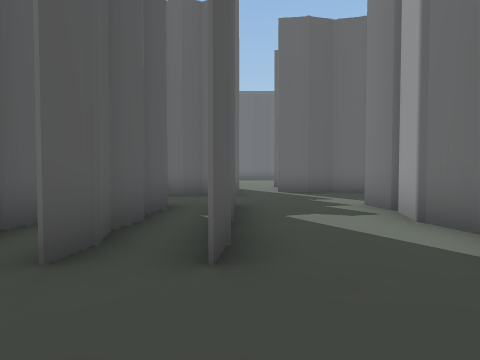
View 1 (above)

24 first-person views from a walk through a scene from a Unity 3-D project. The camera is 1.4 m above the floor, tilts 2° down and sees 75° across. The floor is counted in squares, 2 m on a side. Each view is taken from the middle of a square. On the plan, view 1 faces up. The plan holds only what a view shows up to about 10 squares ahead; the rest is blank. The place goes on beyond the plan.

View 2
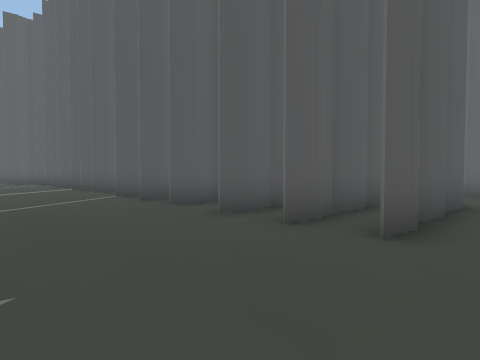

View 3
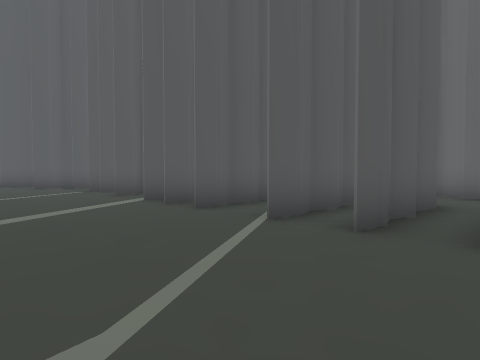

View 4
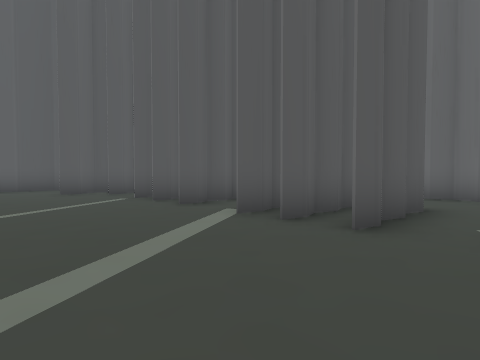

View 5
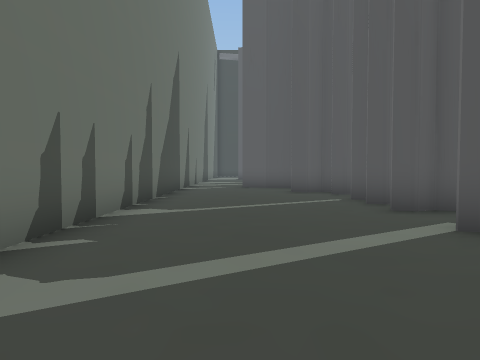

View 6
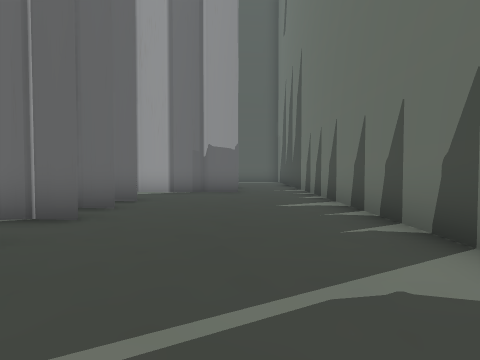

View 7
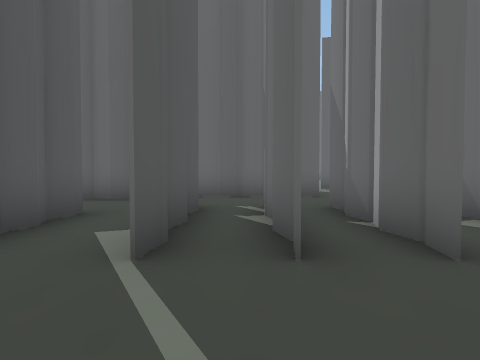

View 8
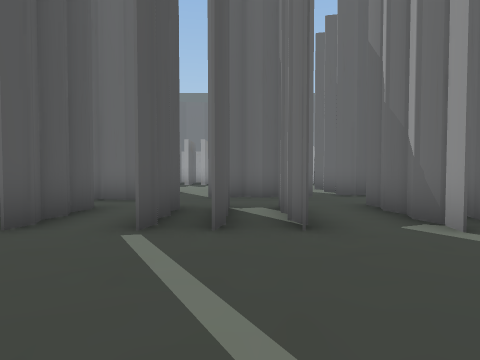

View 9
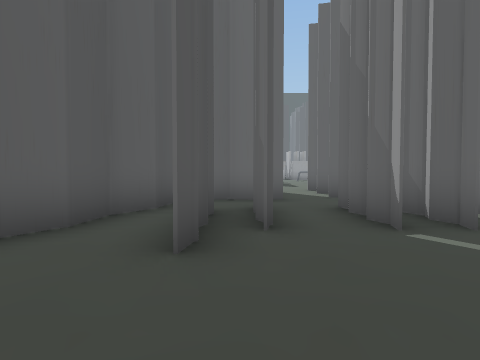

View 10
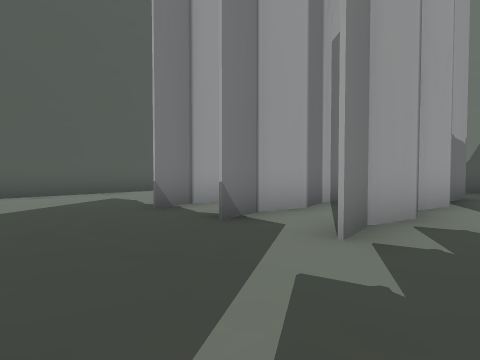

View 11
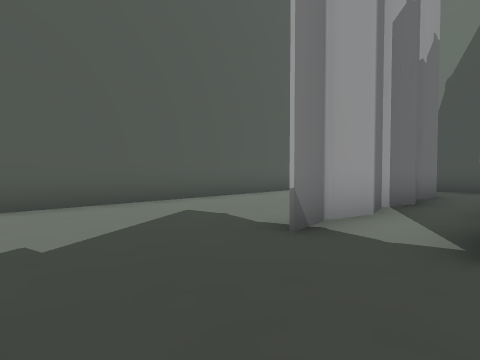

View 12
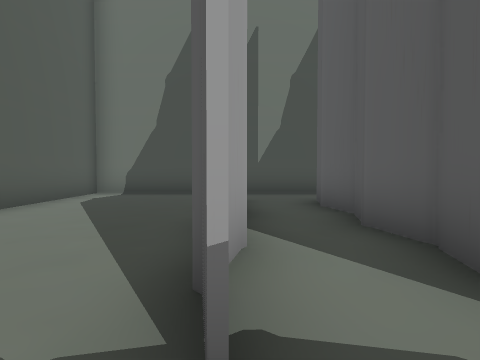

View 13
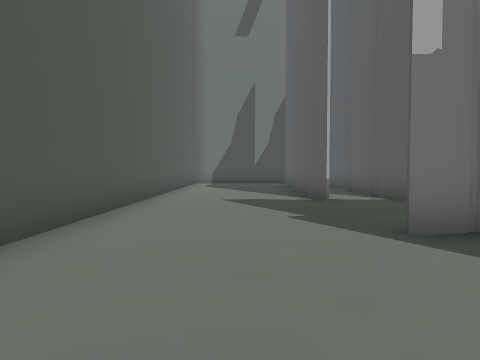

View 14
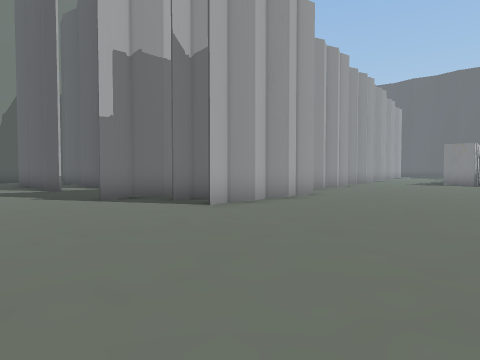

View 15
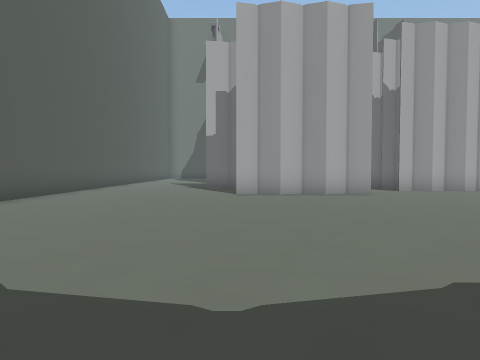

View 16
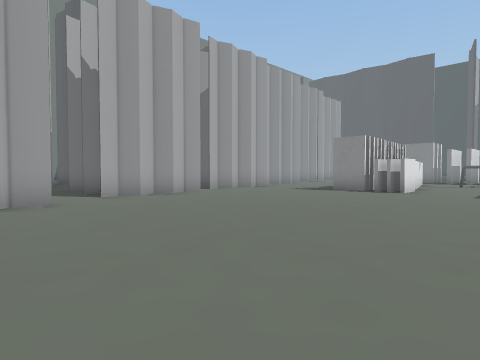

View 17
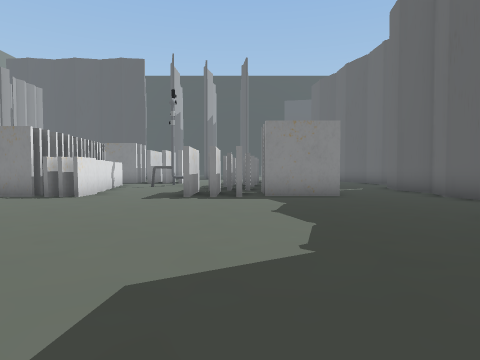

View 18
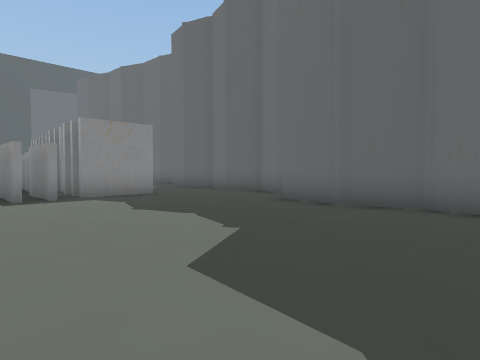

View 19
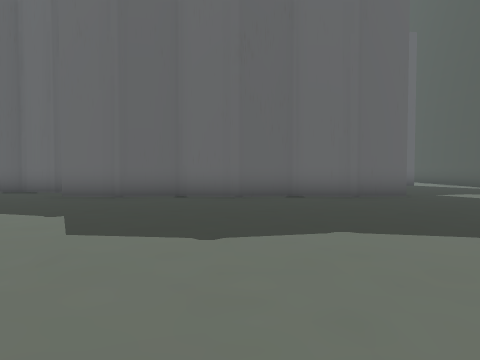

View 20
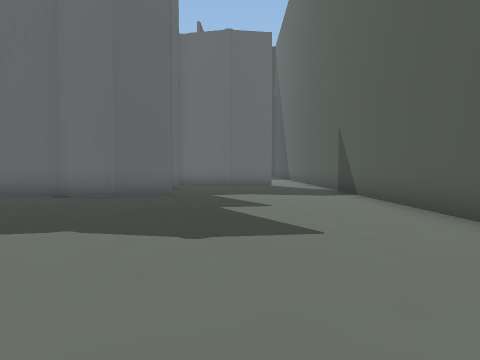

View 21
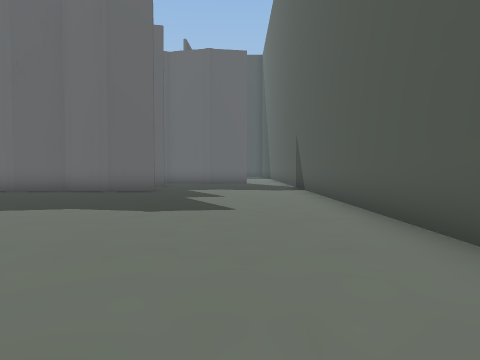

View 22
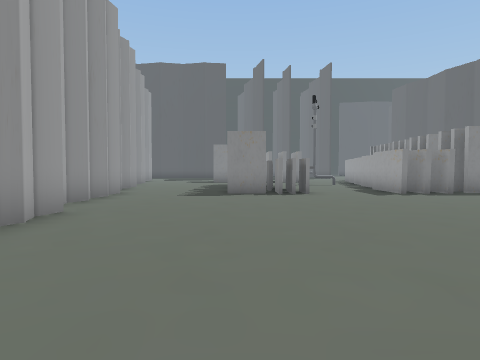

View 23
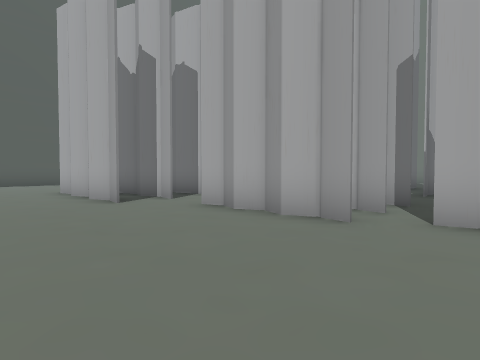

View 24
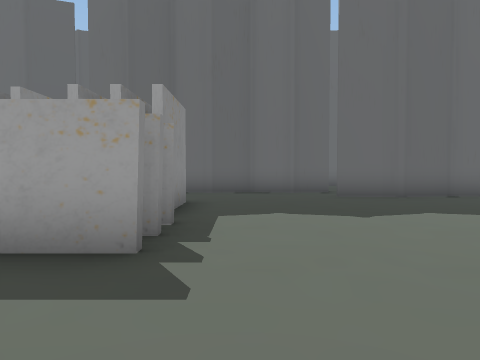

### Floor plan
Key: @ floor where view 1 was taken; # wall or solid block; x gap in a wall; . floor.
Columns run from 19 left of view 1 to 11 right of it. Each row starts with its distance up from view 1.
 26            x             .....#
 25           ######.       ......#
 24           ......#########.....#
 23            ...................#
 22            #..................#
 21          #.#..................#
 20          ####.................#
 19           ###.................#
 18           ....................#
 17           ....................#
 16           .##.................
 15           ###.................
 14             #.................#
 13            ...................#
 12            ..........####.....#
 11            ..##.####.####.....#
 10             ########.#####....#
  9          #  ########..........#
  8      .# ..  ####..............#
  7      .##.###..................#
  6   ###...........#.##..##.#....#
  5  ##......##.##.##.##..##.#....#
  4  #.#.#x#.##.#####.##..##.#....#
  3  #.#.#.#.##.#.###.##..##.#....#
  2 ##.#..................##.#....#
  1 #.....................##.#....#
  0   .................@..##......#
 -1   ............................#
 -2   ########     ################

Positions as (right, up) in squares from view 1, and headings:
1: (0, 0), facing up
2: (1, -1), facing up-left
3: (-4, -1), facing up-left
4: (-7, -1), facing up-left
5: (-7, 0), facing left
6: (-7, 0), facing right
7: (-6, 0), facing up
8: (-13, -1), facing up
9: (-16, -1), facing up
10: (1, 9), facing down-right
11: (4, 9), facing down-right
12: (6, 7), facing down
13: (8, 13), facing down
14: (9, 17), facing down-left
15: (5, 21), facing down
16: (3, 19), facing down-left
17: (1, 20), facing left
18: (1, 18), facing up-left
19: (1, 16), facing up
20: (7, 16), facing up
21: (8, 14), facing up
22: (2, 14), facing left
23: (-5, 15), facing down-right
24: (-6, 16), facing up
